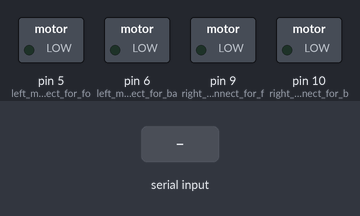
A sketch run on a simulated Arduino Uno, built with avr-gcc and run on an emulated ATmega328P. On the bench: switched loads named in the sketch (green lamp = pin HIGH). The test bench sets the inputs (shaded band).

Above: at 1.2 s.
1.3 s: "F" received over Serial
At 2.6 s:
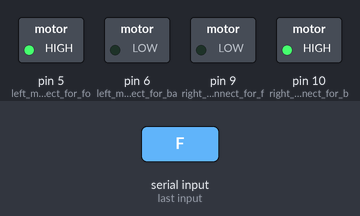
2.9 s: "B" received over Serial
At 4.0 s:
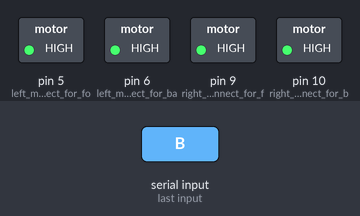
4.5 s: "S" received over Serial
At 5.2 s:
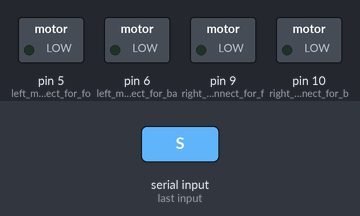
6.0 s: "L" received over Serial
At 6.3 s:
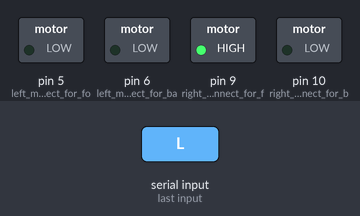
7.5 s: "R" received over Serial
At 8.7 s:
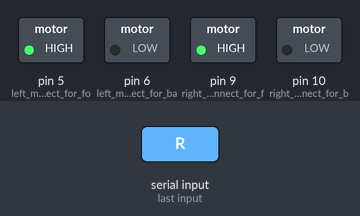
9.0 s: "F" received over Serial
At 9.9 s:
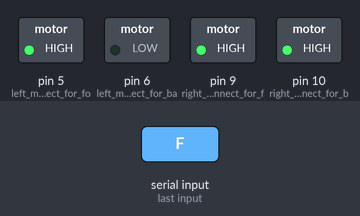
Timing chart, 0 to 11.5 s (numbered marks = the images above; inputs shaded):
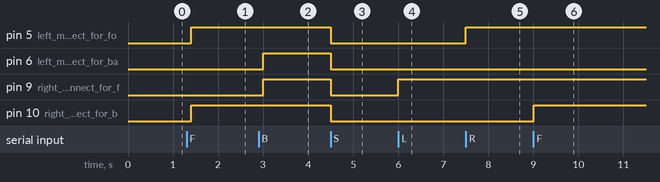

Measured:
- after the input at 1.3 s, pin 5 (left_motor_connect_for_fo), pin 10 (right_motor_connect_for_b): LOW → HIGH after 0.10 s
- after the input at 2.9 s, pin 6 (left_motor_connect_for_ba), pin 9 (right_motor_connect_for_f): LOW → HIGH after 0.10 s
- after the input at 4.5 s, pin 5 (left_motor_connect_for_fo), pin 6 (left_motor_connect_for_ba), pin 9 (right_motor_connect_for_f), pin 10 (right_motor_connect_for_b): HIGH → LOW at once
- after the input at 6.0 s, pin 9 (right_motor_connect_for_f): LOW → HIGH at once
- after the input at 7.5 s, pin 5 (left_motor_connect_for_fo): LOW → HIGH at once
- after the input at 9.0 s, pin 10 (right_motor_connect_for_b): LOW → HIGH at once

The sketch:

BT_CAR.ino
```cpp
char dir;  //variable to read the letters F, B, L, R, S comming from app.
void setup() {
  pinMode(5, OUTPUT);   //left motor connect for forward movement
  pinMode(6, OUTPUT);   //left motor connect for backward movement
  pinMode(9, OUTPUT);   //right motor connect for forward movement
  pinMode(10, OUTPUT);  //right motor connect for backward movement
  Serial.begin(9600);   //port opened to read input letters from app
}
void loop() {
  if (Serial.available())  //as long as port is open
  {
    dir = Serial.read();  //read the input data from app
  }
  if (dir == 'F')  //if app sends letter F, move forward
  {
    digitalWrite(5, HIGH);  //rotate left moter forward
    digitalWrite(10, HIGH);  //rotate right moter forward
  }
  if (dir == 'B')  //if app sends letter B, move backward
  {
    digitalWrite(6, HIGH);   //rotate left moter backward
    digitalWrite(9, HIGH);  //rotate right moter backward
  }
  if (dir == 'L')  //for letter L, turn left(left moter does not rotate)
  {
    digitalWrite(9, HIGH);  //rotate right moter forward
  }
  if (dir == 'R')  //for letter R, turn right(right moter does not rotate)
  {
    digitalWrite(5, HIGH);  //rotate left moter forward
  }
  if (dir == 'S')  //if app sends letter S, Stop all motors
  {
    digitalWrite(5, LOW);   //stop left forward motor
    digitalWrite(6, LOW);   //stop left backward motor
    digitalWrite(9, LOW);   //stop right forward motor
    digitalWrite(10, LOW);  //stop right backward motor
  }
  delay(100);
}  //loop() ends here
```
